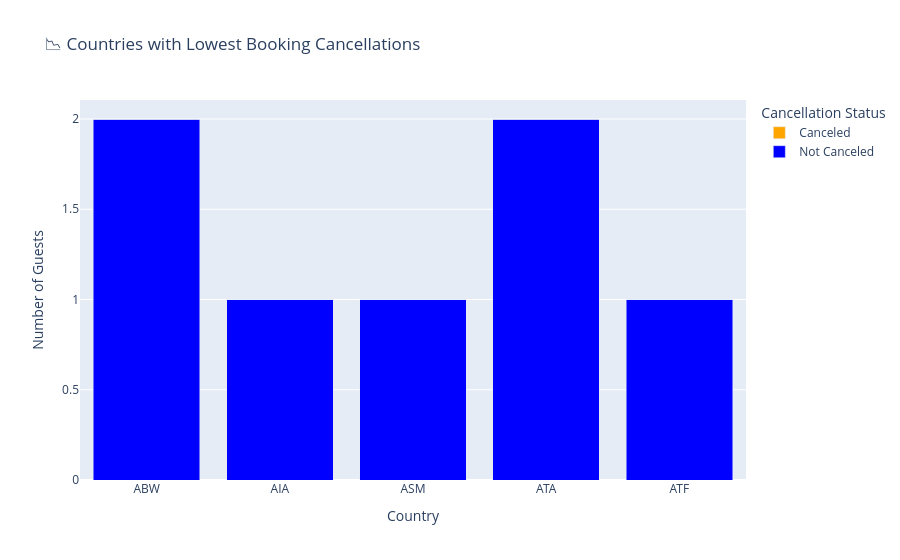

Here is the notebook cell this chart was saved with:
### Code cell
import pandas as pd
import plotly.graph_objects as go

# Assuming 'hb_df1' is your DataFrame and has the columns 'is_canceled' and 'country'

# Step 1: Group by 'country' and 'is_canceled' to count total bookings and cancellations
guest_country_status = hb_df1.groupby(['country', 'is_canceled']).size().unstack(fill_value=0).reset_index()
guest_country_status.columns = ['Country', 'Not Canceled', 'Canceled']

# Step 2: Calculate the Cancellation Rate for each country
guest_country_status['Cancellation Rate (%)'] = (guest_country_status['Canceled'] / 
                                                 (guest_country_status['Not Canceled'] + guest_country_status['Canceled'])) * 100

# Step 3: Sort by cancellation rate and select the countries with lowest cancellations
low_cancellation_countries = guest_country_status.nsmallest(5, 'Cancellation Rate (%)')  # Adjust number as needed

# Step 4: Create a stacked bar chart using Plotly
fig = go.Figure()

# Add 'Not Canceled' data
fig.add_trace(go.Bar(
    x=low_cancellation_countries['Country'],
    y=low_cancellation_countries['Not Canceled'],
    name='Not Canceled',
    marker=dict(color='blue')
))

# Add 'Canceled' data
fig.add_trace(go.Bar(
    x=low_cancellation_countries['Country'],
    y=low_cancellation_countries['Canceled'],
    name='Canceled',
    marker=dict(color='orange')
))

# Step 5: Set the layout for the bar chart
fig.update_layout(
    title='📉 Countries with Lowest Booking Cancellations',
    barmode='stack',  # Stacked bar chart
    xaxis=dict(title='Country'),
    yaxis=dict(title='Number of Guests'),
    legend=dict(title='Cancellation Status')
)

# Step 6: Display the chart
fig.show()

### Figure 1 — Plotly figure (JSON) as saved in the notebook; plotly's stock layout.template omitted (floating-point values rounded to 4 significant figures)
{"data": [{"marker": {"color": "blue"}, "name": "Not Canceled", "type": "bar", "x": ["ABW", "AIA", "ASM", "ATA", "ATF"], "y": [2, 1, 1, 2, 1]}, {"marker": {"color": "orange"}, "name": "Canceled", "type": "bar", "x": ["ABW", "AIA", "ASM", "ATA", "ATF"], "y": [0, 0, 0, 0, 0]}], "layout": {"autosize": true, "barmode": "stack", "legend": {"title": {"text": "Cancellation Status"}}, "title": {"text": "📉 Countries with Lowest Booking Cancellations"}, "xaxis": {"autorange": true, "range": [-0.5, 4.5], "title": {"text": "Country"}, "type": "category"}, "yaxis": {"autorange": true, "range": [0, 2.105], "title": {"text": "Number of Guests"}, "type": "linear"}}}
